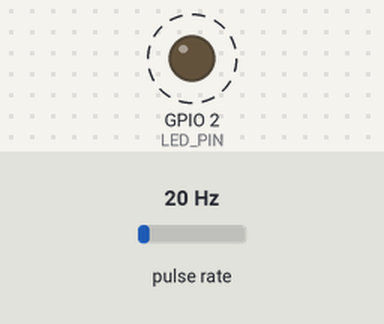
A sketch run on a simulated ESP8266 (NodeMCU). Parts: output pins drawn as LEDs (lit = HIGH). Wiring (inferred from the names in the program): pulse sensor: data GPIO 5. Dashed ring = blinking. The test bench sets the inputs (shaded band); at power-on: pulse rate 20 Hz. WiFi joins after 1.5 s; servers stay silent unless stated; not simulated (calls return 0 or success): passwords.h; what the sketch prints to the serial monitor is not drawn.

Above: at 2.7 s.
2.8 s: pulse rate (sensor on GPIO 5) set to 100 Hz
4.3 s: pulse rate (sensor on GPIO 5) set to 4 Hz
At 4.61 s:
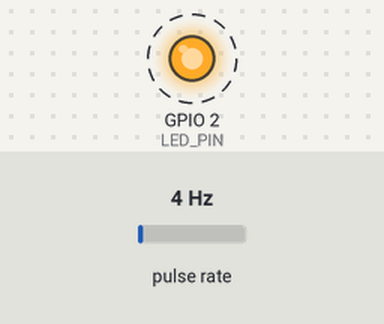
7.3 s: pulse rate (sensor on GPIO 5) set to 196 Hz
10.3 s: pulse rate (sensor on GPIO 5) set to 50 Hz
At 10.3 s:
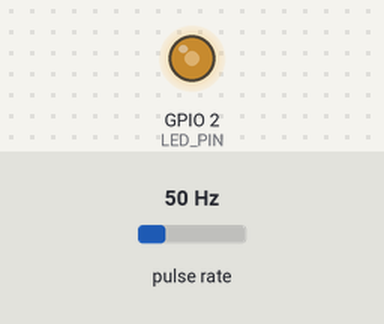
11.8 s: pulse rate (sensor on GPIO 5) set to 102 Hz
At 13.0 s:
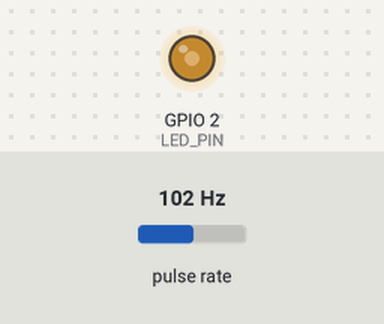
Timing chart, 0 to 14.3 s (numbered marks = the images above; inputs shaded):
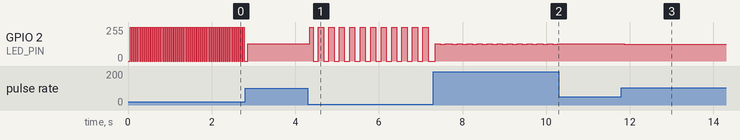

The sketch:

RadarSensor.ino
```cpp
#include <ESP8266WiFi.h>
#include <WiFiClient.h>
#include <ESP8266WebServer.h>
#include <ESP8266mDNS.h>

#include "passwords.h"

#define FREQ_PIN 5
#define LED_PIN 2

boolean state = false;
volatile uint32_t cycle_start_time;
volatile uint32_t cycle_low_time;
uint32_t cycle_high_time;
uint32_t cycle_time;

volatile float hilo_ratio_err;
float avg_hilo_ratio_err;
volatile float freq;
float avg_freq;

ESP8266WebServer server(80);

void freqCounterRisingISR( void ) {
  cycle_low_time = abs( micros() - cycle_start_time );
}

void freqCounterFallingISR( void ) {
  cycle_high_time = abs(micros() - cycle_start_time) - cycle_low_time;
  cycle_start_time = micros();

  cycle_time = cycle_low_time + cycle_high_time;

  if (cycle_time > 0) {
    hilo_ratio_err = abs( cycle_low_time - cycle_high_time ) / (cycle_time / 100);
    freq = 1000000 / cycle_time;
  }

}

void freqCounterISR( void ) {
  if (digitalRead(FREQ_PIN)) {
    freqCounterRisingISR();
    digitalWrite(LED_PIN, HIGH);
  } else {
    freqCounterFallingISR();
    digitalWrite(LED_PIN, LOW);
  }
}

void handleSimpleRequest( void ) {

  String message = String( avg_hilo_ratio_err );
  message += "\t";
  message += String( avg_freq );
  server.send(200, "text/plain", message);

}

float toVoltage(int x) {
  return 29.8328+(-0.0762457+0.0000557642*x)*x;
}

void handleState() {
  int raw = analogRead(A0);
  String message = String(raw);
  message += "\t";
  message += String(toVoltage(raw),4);
  message += "V";
  server.send(200, "text/plain", message);
}

void setup() {
  // put your setup code here, to run once:
  pinMode( 16, LOW );
  pinMode( FREQ_PIN, INPUT);
  pinMode( LED_PIN, OUTPUT );
  attachInterrupt(digitalPinToInterrupt(FREQ_PIN), freqCounterISR, CHANGE);
  Serial.begin(115200);

  WiFi.begin(ssid, password);

  // Wait for connection
  while (WiFi.status() != WL_CONNECTED) {
    delay(500);
    Serial.print(".");
  }
  Serial.println("");
  Serial.print("Connected to ");
  Serial.println(ssid);
  Serial.print("IP address: ");
  Serial.println(WiFi.localIP());

  if (MDNS.begin("radarsensor")) {
    Serial.println("MDNS responder started");
  }
  server.on("/", handleSimpleRequest);
  server.on("/state", handleState);
  server.onNotFound([](){server.send(404,"text/plain","404");});
  server.begin();

}

void loop() {
  // put your main code here, to run repeatedly:

  noInterrupts();
  if (freq < 1000) {
    avg_freq = avg_freq * .9 + freq * .1;
  }
  if (hilo_ratio_err <= 100) {
    avg_hilo_ratio_err = avg_hilo_ratio_err * .9 + hilo_ratio_err * .1;
  }
  interrupts();
/*
  Serial.print( avg_hilo_ratio_err );
  Serial.print("\t");
  Serial.println( avg_freq );
*/
  delay(20);
  server.handleClient();
}
```

Measured:
- after the input at 4.3 s, GPIO 2 (LED_PIN): alternates 255/255 for 0.13 s and 0/255 for 0.12 s, starting at once
- after the input at 10.3 s, GPIO 2 (LED_PIN): stops changing and stays 131/255
- after the input at 11.8 s, GPIO 2 (LED_PIN): 131/255 → 125/255 after 0.07 s
